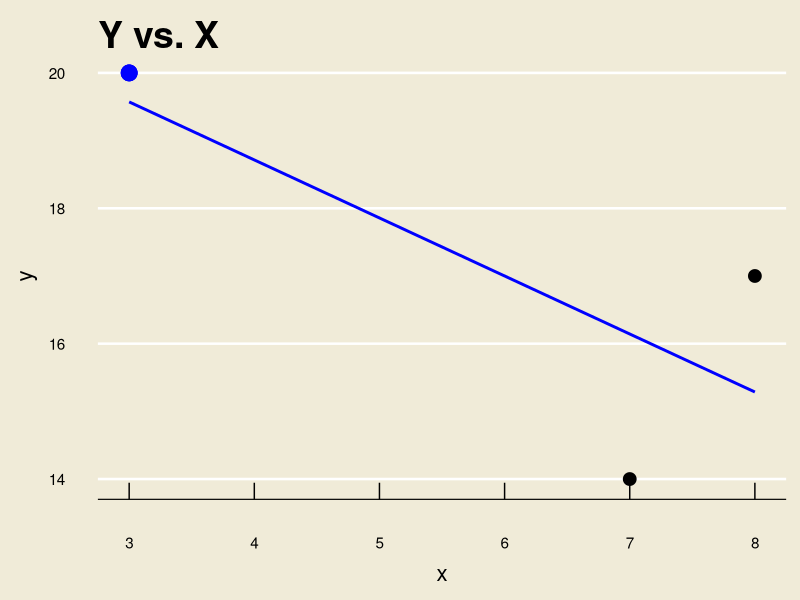
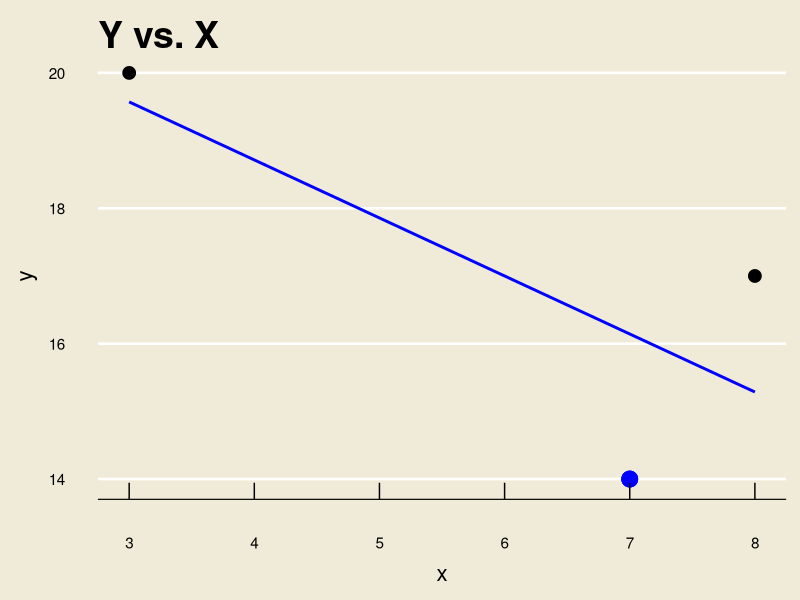
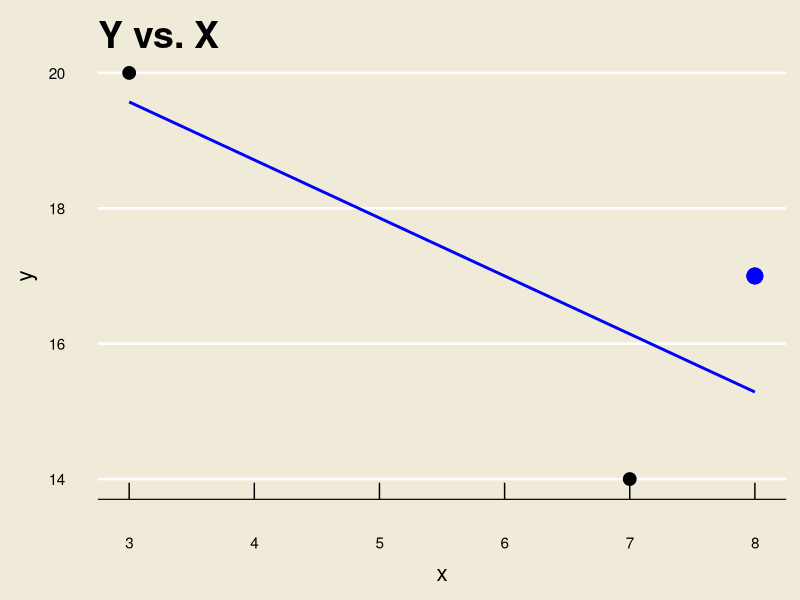
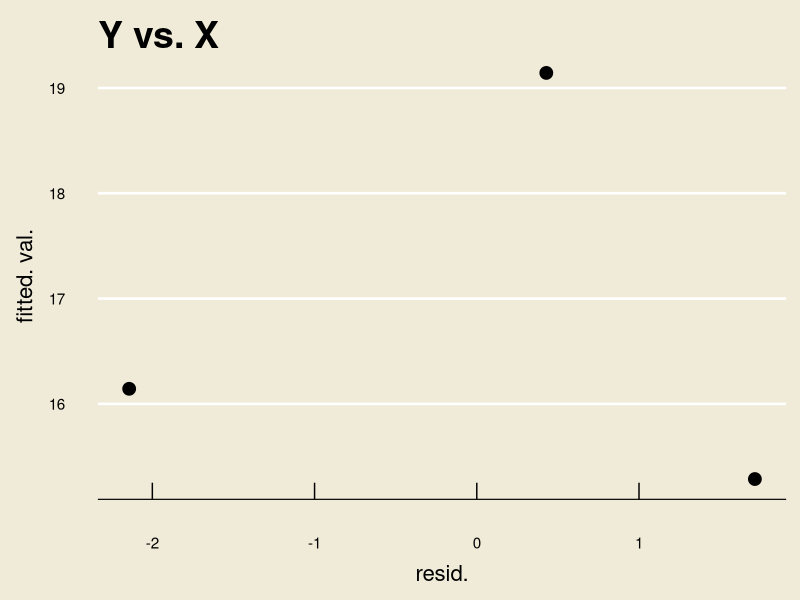
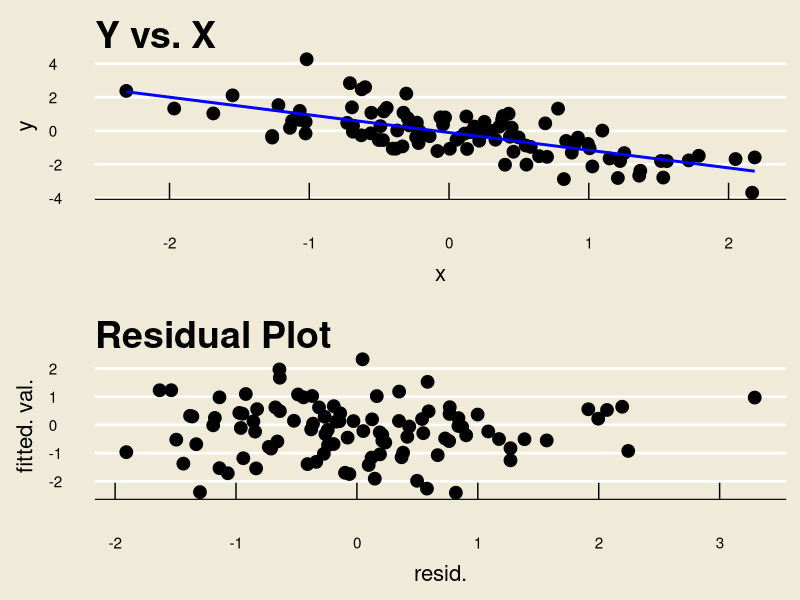
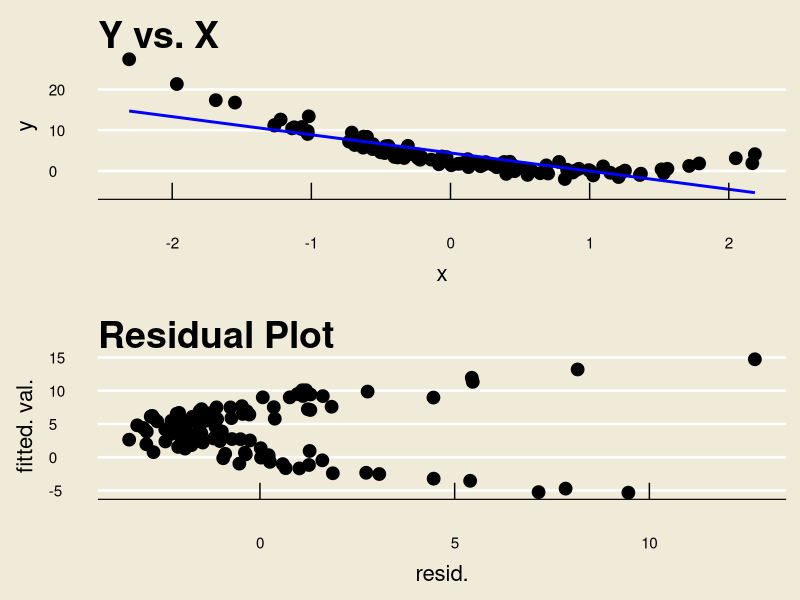
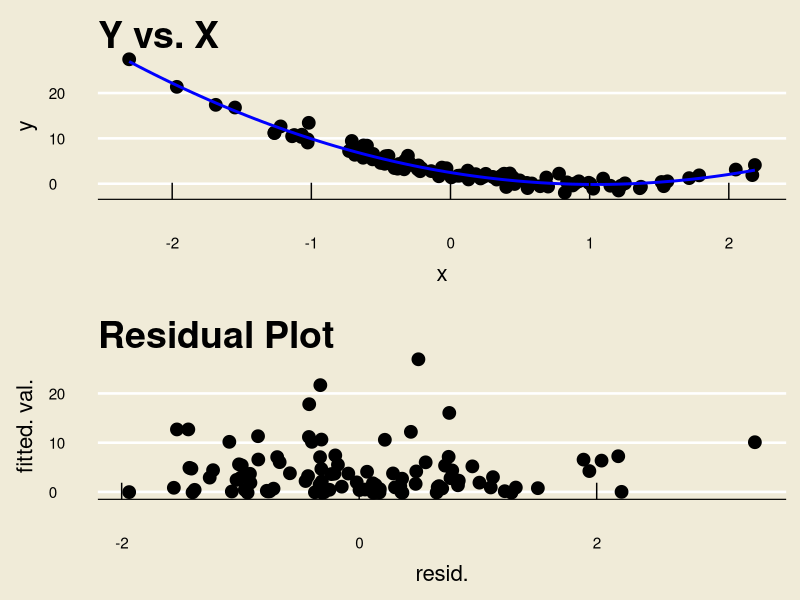

Recreate these plots in R, in order.
## ---- chunk 1
library(tidyverse)
library(ggthemes)
library(gridExtra)
## ---- chunk 2
set.seed(123)

data.frame(x = c(3, 7, 8), y = c(20, 14, 17)) %>%
  ggplot(aes(x = x, y = y)) +
  geom_point(size = 4) +
  theme_economist(base_size = 24) +
  ggtitle("Y vs. X") +
  theme(panel.background = element_rect("#f0ebd8"),
        plot.background = element_rect(fill = "#f0ebd8"),
        axis.title.y = element_text(size = 16,
                                    margin = margin(
                                      t = 0, 
                                      r = 10,
                                      b = 0, 
                                      l = 0)),
        axis.title.x = element_text(size = 16,
                                    margin = margin(
                                      t = 10, 
                                      r = 0,
                                      b = 0, 
                                      l = 0)),
        title = element_text(size = 18)
  ) +
  ylab("y") +
  xlab("x") +
  geom_smooth(method = "lm", se = F, col = "blue", linewidth = 1) +
  geom_point(aes(x = 3, y = 20),
             size = 5, 
             col = "blue")
## ---- chunk 3
set.seed(123)

data.frame(x = c(3, 7, 8), y = c(20, 14, 17)) %>%
  ggplot(aes(x = x, y = y)) +
  geom_point(size = 4) +
  theme_economist(base_size = 24) +
  ggtitle("Y vs. X") +
  theme(panel.background = element_rect("#f0ebd8"),
        plot.background = element_rect(fill = "#f0ebd8"),
        axis.title.y = element_text(size = 16,
                                    margin = margin(
                                      t = 0, 
                                      r = 10,
                                      b = 0, 
                                      l = 0)),
        axis.title.x = element_text(size = 16,
                                    margin = margin(
                                      t = 10, 
                                      r = 0,
                                      b = 0, 
                                      l = 0)),
        title = element_text(size = 18)
  ) +
  ylab("y") +
  xlab("x") +
  geom_smooth(method = "lm", se = F, col = "blue", linewidth = 1) +
  geom_point(aes(x = 7, y = 14),
             size = 5, 
             col = "blue")
## ---- chunk 4
set.seed(123)

data.frame(x = c(3, 7, 8), y = c(20, 14, 17)) %>%
  ggplot(aes(x = x, y = y)) +
  geom_point(size = 4) +
  theme_economist(base_size = 24) +
  ggtitle("Y vs. X") +
  theme(panel.background = element_rect("#f0ebd8"),
        plot.background = element_rect(fill = "#f0ebd8"),
        axis.title.y = element_text(size = 16,
                                    margin = margin(
                                      t = 0, 
                                      r = 10,
                                      b = 0, 
                                      l = 0)),
        axis.title.x = element_text(size = 16,
                                    margin = margin(
                                      t = 10, 
                                      r = 0,
                                      b = 0, 
                                      l = 0)),
        title = element_text(size = 18)
  ) +
  ylab("y") +
  xlab("x") +
  geom_smooth(method = "lm", se = F, col = "blue", linewidth = 1) +
  geom_point(aes(x = 8, y = 17),
             size = 5, 
             col = "blue")
## ---- chunk 5
set.seed(123)

data.frame(x = c(0.42857, -2.14286, 1.71429), y = c(19.14286, 16.14286, 15.28571)) %>%
  ggplot(aes(x = x, y = y)) +
  geom_point(size = 4) +
  theme_economist(base_size = 24) +
  ggtitle("Y vs. X") +
  theme(panel.background = element_rect("#f0ebd8"),
        plot.background = element_rect(fill = "#f0ebd8"),
        axis.title.y = element_text(size = 16,
                                    margin = margin(
                                      t = 0, 
                                      r = 10,
                                      b = 0, 
                                      l = 0)),
        axis.title.x = element_text(size = 16,
                                    margin = margin(
                                      t = 10, 
                                      r = 0,
                                      b = 0, 
                                      l = 0)),
        title = element_text(size = 18)
  ) +
  ylab("fitted. val.") +
  xlab("resid.")
## ---- chunk 6
set.seed(123)

x <- rnorm(100)
y <- -1 * x + rnorm(100)

p1 <- data.frame(x = x, y = y) %>%
  ggplot(aes(x = x, y = y)) +
  geom_point(size = 4) +
  theme_economist(base_size = 24) +
  ggtitle("Y vs. X") +
  theme(panel.background = element_rect("#f0ebd8"),
        plot.background = element_rect(fill = "#f0ebd8"),
        axis.title.y = element_text(size = 16,
                                    margin = margin(
                                      t = 0, 
                                      r = 10,
                                      b = 0, 
                                      l = 0)),
        axis.title.x = element_text(size = 16,
                                    margin = margin(
                                      t = 10, 
                                      r = 0,
                                      b = 0, 
                                      l = 0)),
        title = element_text(size = 18)
  ) +
  ylab("y") +
  xlab("x") +
  geom_smooth(method = "lm", se = F, col = "blue", linewidth = 1) 

mod1 <- lm(y~x)

p2 <- data.frame(x = mod1$residuals, y = mod1$fitted.values) %>%
  ggplot(aes(x = x, y = y)) +
  geom_point(size = 4) +
  theme_economist(base_size = 24) +
  ggtitle("Residual Plot") +
  theme(panel.background = element_rect("#f0ebd8"),
        plot.background = element_rect(fill = "#f0ebd8"),
        axis.title.y = element_text(size = 16,
                                    margin = margin(
                                      t = 0, 
                                      r = 10,
                                      b = 0, 
                                      l = 0)),
        axis.title.x = element_text(size = 16,
                                    margin = margin(
                                      t = 10, 
                                      r = 0,
                                      b = 0, 
                                      l = 0)),
        title = element_text(size = 18)
  ) +
  ylab("fitted. val.") +
  xlab("resid.") 

grid.arrange(p1, p2, ncol = 1)
## ---- chunk 7
set.seed(123)

x1 <- rnorm(100)
y1 <- 2.5*(x - 1)^2 + rnorm(100)

p1 <- data.frame(x = x1, y = y1) %>%
  ggplot(aes(x = x, y = y)) +
  geom_point(size = 4) +
  theme_economist(base_size = 24) +
  ggtitle("Y vs. X") +
  theme(panel.background = element_rect("#f0ebd8"),
        plot.background = element_rect(fill = "#f0ebd8"),
        axis.title.y = element_text(size = 16,
                                    margin = margin(
                                      t = 0, 
                                      r = 10,
                                      b = 0, 
                                      l = 0)),
        axis.title.x = element_text(size = 16,
                                    margin = margin(
                                      t = 10, 
                                      r = 0,
                                      b = 0, 
                                      l = 0)),
        title = element_text(size = 18)
  ) +
  ylab("y") +
  xlab("x") +
  geom_smooth(method = "lm", se = F, col = "blue", linewidth = 1) 

mod2 <- lm(y1~x1)

p2 <- data.frame(x = mod2$residuals, y = mod2$fitted.values) %>%
  ggplot(aes(x = x, y = y)) +
  geom_point(size = 4) +
  theme_economist(base_size = 24) +
  ggtitle("Residual Plot") +
  theme(panel.background = element_rect("#f0ebd8"),
        plot.background = element_rect(fill = "#f0ebd8"),
        axis.title.y = element_text(size = 16,
                                    margin = margin(
                                      t = 0, 
                                      r = 10,
                                      b = 0, 
                                      l = 0)),
        axis.title.x = element_text(size = 16,
                                    margin = margin(
                                      t = 10, 
                                      r = 0,
                                      b = 0, 
                                      l = 0)),
        title = element_text(size = 18)
  ) +
  ylab("fitted. val.") +
  xlab("resid.") 

grid.arrange(p1, p2, ncol = 1)
## ---- chunk 8
set.seed(123)

x1 <- rnorm(100)
y1 <- 2.5*(x - 1)^2 + rnorm(100)

p1 <- data.frame(x = x1, y = y1) %>%
  ggplot(aes(x = x, y = y)) +
  geom_point(size = 4) +
  theme_economist(base_size = 24) +
  ggtitle("Y vs. X") +
  theme(panel.background = element_rect("#f0ebd8"),
        plot.background = element_rect(fill = "#f0ebd8"),
        axis.title.y = element_text(size = 16,
                                    margin = margin(
                                      t = 0, 
                                      r = 10,
                                      b = 0, 
                                      l = 0)),
        axis.title.x = element_text(size = 16,
                                    margin = margin(
                                      t = 10, 
                                      r = 0,
                                      b = 0, 
                                      l = 0)),
        title = element_text(size = 18)
  ) +
  ylab("y") +
  xlab("x") +
  geom_smooth(formula = y ~ poly(x, 2),
              method = "lm", se = F, col = "blue", linewidth = 1) 

mod3 <- lm(y1~poly(x1, 2))

p2 <- data.frame(x = mod3$residuals, y = mod3$fitted.values) %>%
  ggplot(aes(x = x, y = y)) +
  geom_point(size = 4) +
  theme_economist(base_size = 24) +
  ggtitle("Residual Plot") +
  theme(panel.background = element_rect("#f0ebd8"),
        plot.background = element_rect(fill = "#f0ebd8"),
        axis.title.y = element_text(size = 16,
                                    margin = margin(
                                      t = 0, 
                                      r = 10,
                                      b = 0, 
                                      l = 0)),
        axis.title.x = element_text(size = 16,
                                    margin = margin(
                                      t = 10, 
                                      r = 0,
                                      b = 0, 
                                      l = 0)),
        title = element_text(size = 18)
  ) +
  ylab("fitted. val.") +
  xlab("resid.") 

grid.arrange(p1, p2, ncol = 1)
